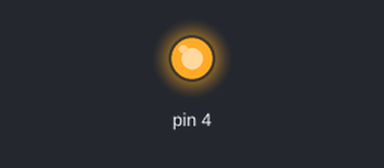
Recording of a sketch running on a simulated Arduino Uno, built with avr-gcc and run on an emulated ATmega328P. Shown: output pins drawn as LEDs (lit = HIGH).

Above: at 5.0 s.
At 15.0 s:
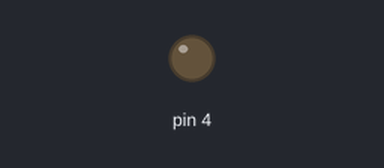
Timing chart, 0 to 26.0 s (numbered marks = the images above):
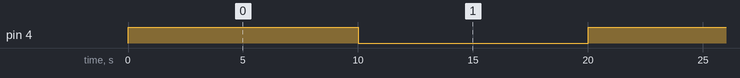

The sketch:

LightBulbOnOff.ino
```cpp
void setup() {

  pinMode(4, OUTPUT);
  digitalWrite(4, HIGH);
  Serial.begin(9600);

}

void loop() {
  delay(10000);
  digitalWrite(4, LOW);
  delay(10000);
  digitalWrite(4, HIGH);


}
```

Measured:
- by itself, pin 4: alternates HIGH for 10.0 s and LOW for 10.0 s
